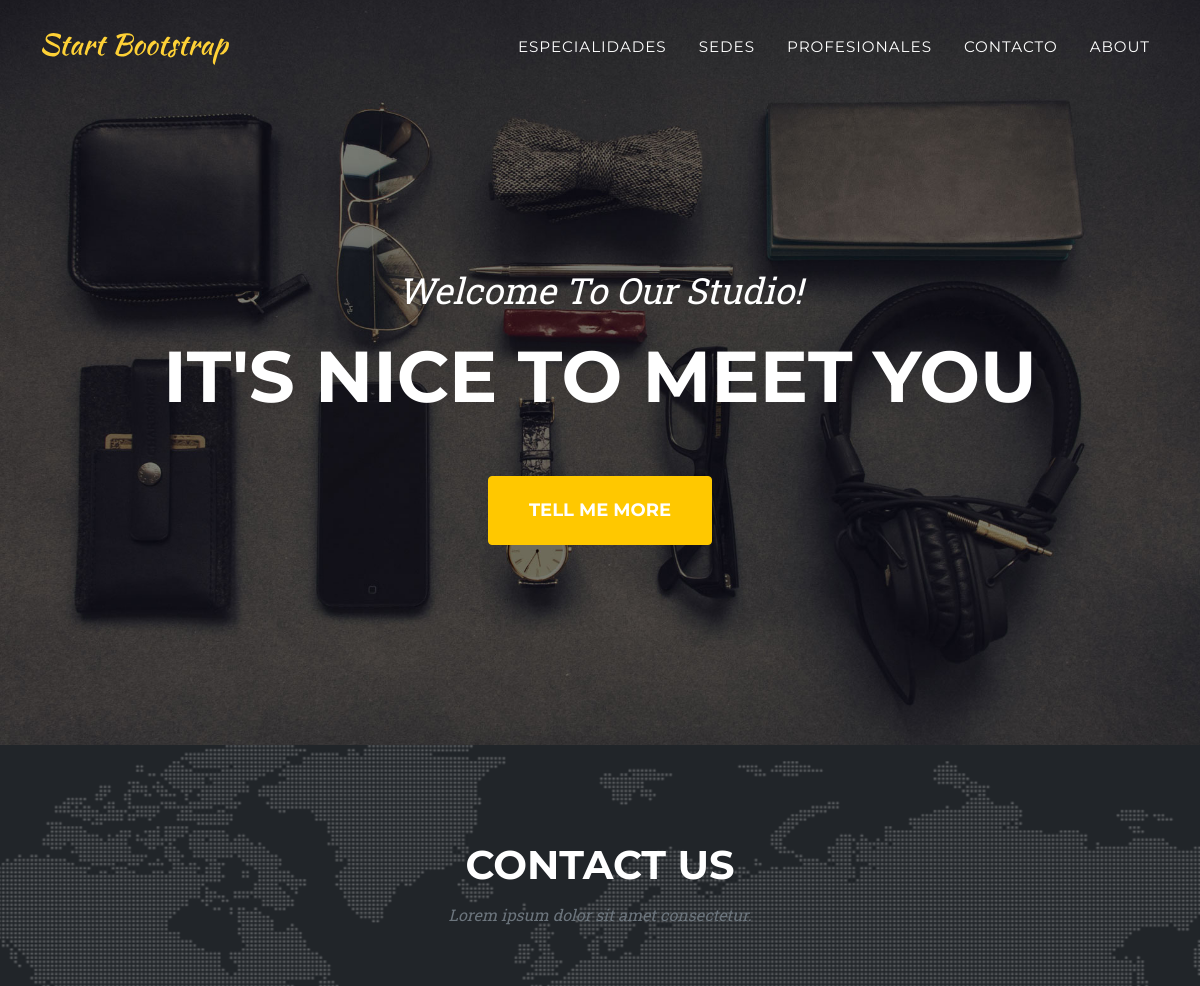
The page /profesional/ (upper part) on the database as committed earlier.
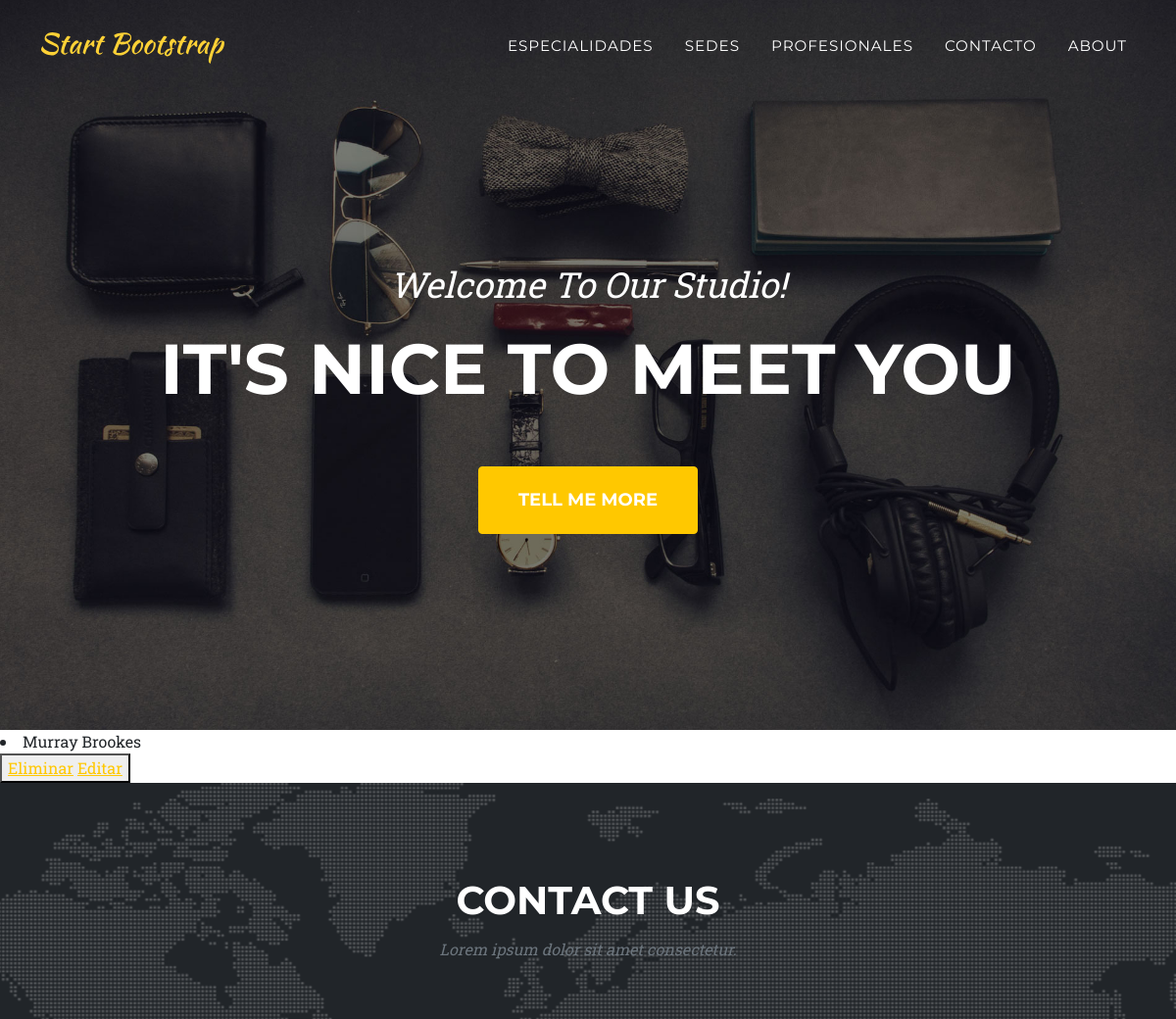
The same page on the database as committed later.
### appHospital/models.py (models this page shows)
class Profesional(models.Model):
    id = models.CharField(max_length=40, default=uuid.uuid4(), primary_key=True)
    nombre = models.CharField(max_length=20)
    apellido = models.CharField(max_length=20)
    matrícula = models.CharField(max_length=15)
    edad = models.IntegerField(max_length=3)
    email = models.EmailField()
    especialidad = models.ForeignKey(Especialidad, on_delete=models.CASCADE)
    hospital = models.ForeignKey(Hospital, on_delete=models.CASCADE)
    def __str__(self):
        return self.nombre+" "+self.apellido

### appHospital/views.py (the view)
# urls.py: path('profesional/', profesionalLeer, name='Profesional'),
def profesionalLeer(request):
    profesionales = Profesional.objects.all()
    contexto = {'profesionales':profesionales}
    return render(request, 'profesional.html', contexto)

### appHospital/Templates/appHospital/Profesional.html
{% extends 'appHospital/Padre.html' %}
{% load static %}
{% block topPage %}
<a class="navbar-brand" href=" {% url 'index' %}"><img src="assets/img/navbar-logo.svg" alt="..." /></a>
{% endblock %}
{% block changingContent %}
{% for profesional in profesionales %}
    <li>{{profesional}}</li>
    <button>
        <a href="{% url 'ProfesionalEliminar' profesional.apellido %}">Eliminar</a>
        <a href="{% url 'ProfesionalEditar' profesional.matrícula %}">Editar</a>
    </button>
{% endfor %}
{% endblock %}

Rows that differ between the two databases and show on the page:
added Profesional: nombre+apellido "Murray Brookes"
